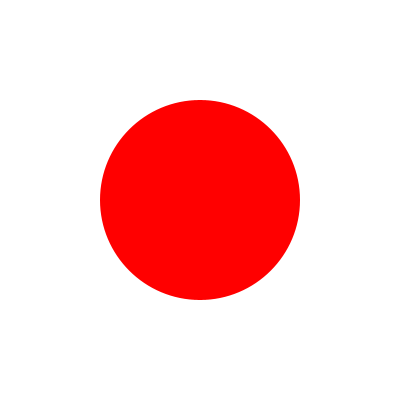
Frame 1 (no input)
Frame 60 (the mouse pressed at the canvas centre just before this capture): identical to frame 1, image omitted
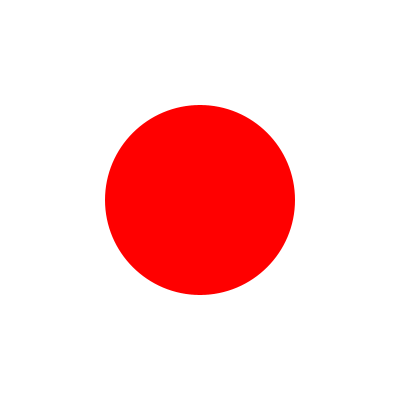
Frame 120 (the mouse held since frame 60 and released just before this capture)

The Processing sketch that drew these frames (run headless with seeded random() and noise(); from frame 60 on, the mouse is pressed at the canvas centre):

// Processing sketch: sketch_9_15_VarTest
// ── sketch_9_15_VarTest.pde
//testing

int circDi = 200;


void setup() {
  size(400, 400);
}

void draw() {
  background(255);
  noStroke();
  fill(255, 0, 0);
  ellipse(200, 200, circDi, circDi);
}

void mousePressed() {
  background(255);
  circDi = circDi - 10;
}
